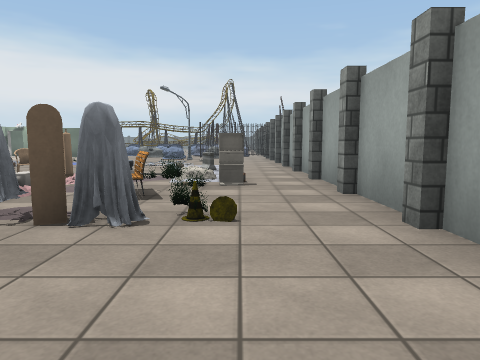
View 1 (above)

24 first-person views from a walk through a scene from a Unity 3-D project. The camera is 1.2 m above the floor, tilts 6° down and sees 70° across. The floor is counted in squares, 2 m on a side. Each view is taken from the middle of a square. On the plan, view 1 faces up. The plan holds only what a view shows up to about 10 squares ahead; the rest is blank. The place goes on beyond the plan. The player is left out. Some animated figures are not drawn. Some surface patterns are stand-ins.

View 2
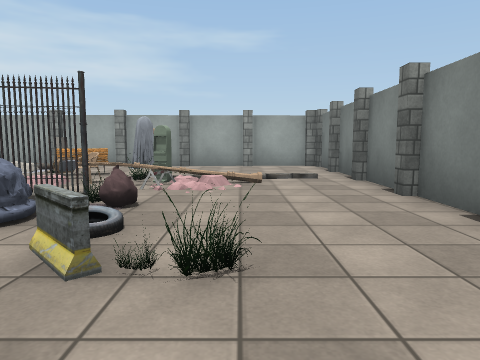

View 3
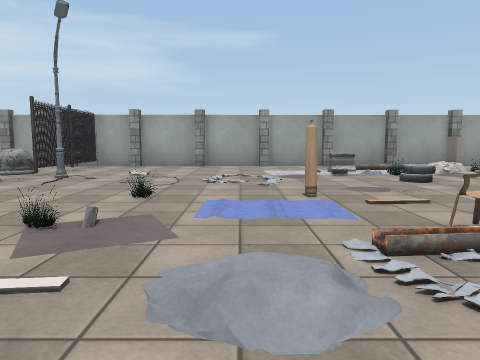

View 4
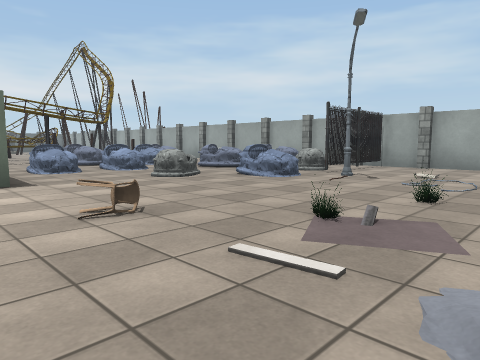

View 5
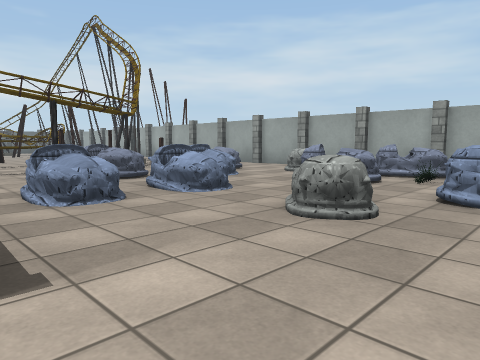

View 6
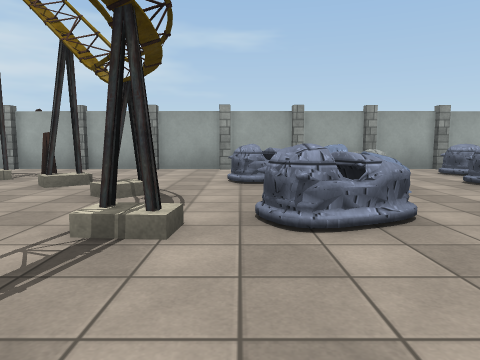

View 7
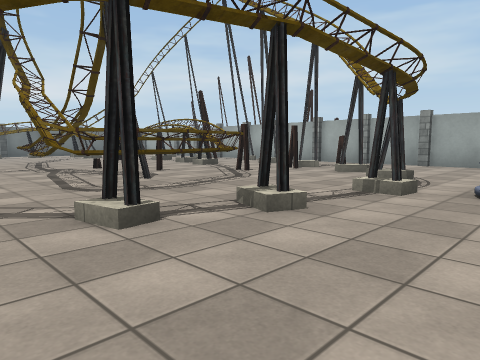

View 8
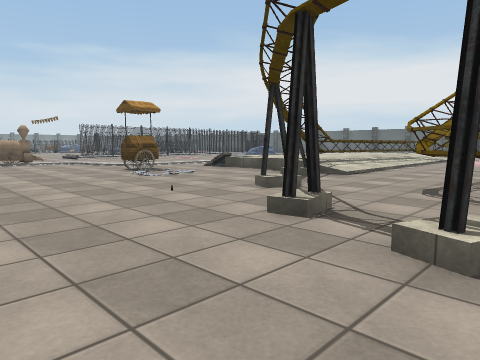

View 9
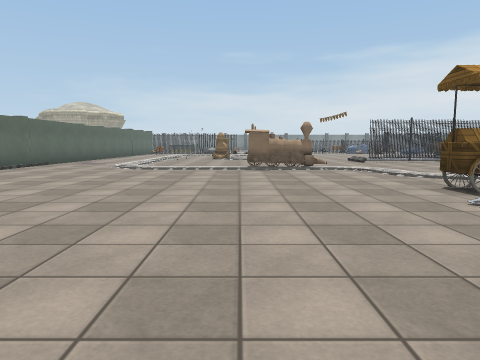

View 10
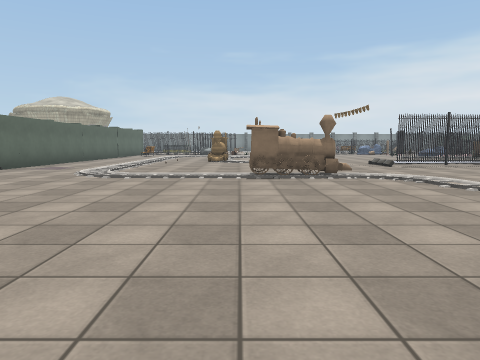

View 11
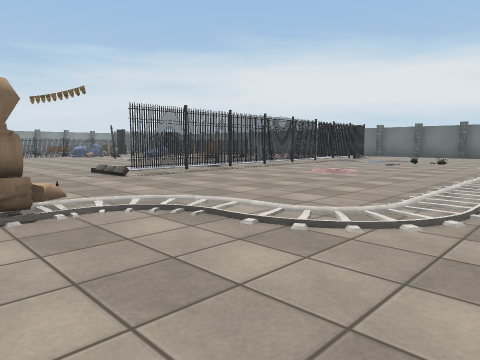

View 12
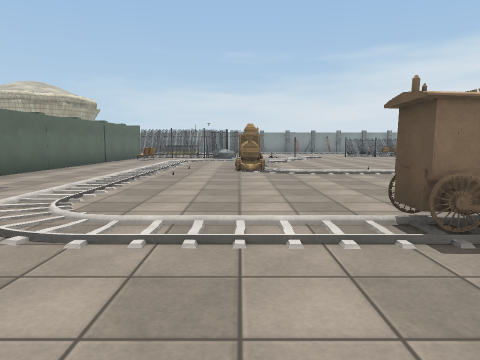

View 13
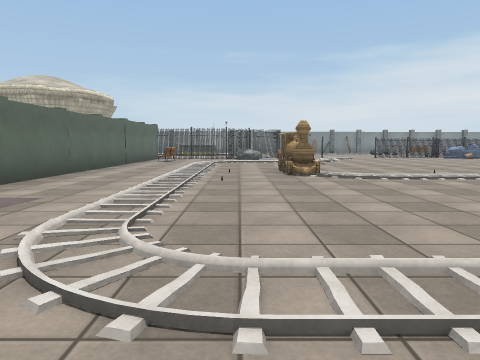

View 14
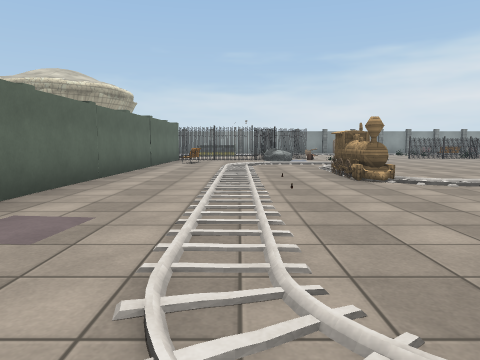

View 15
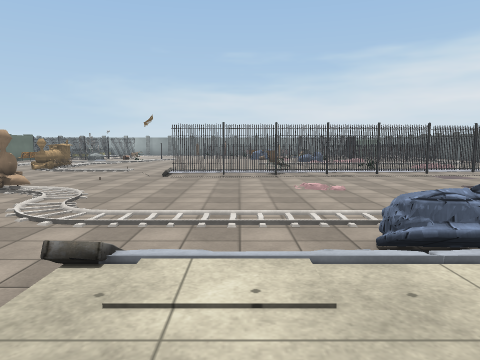

View 16
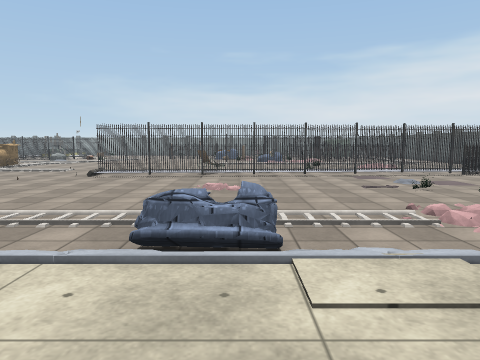

View 17
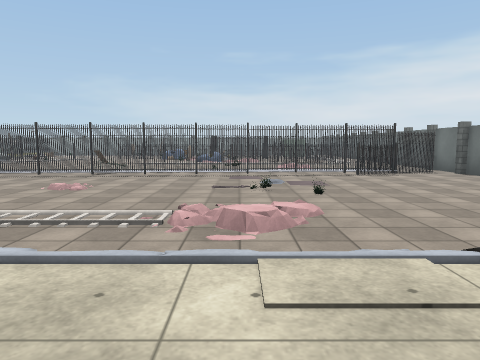

View 18
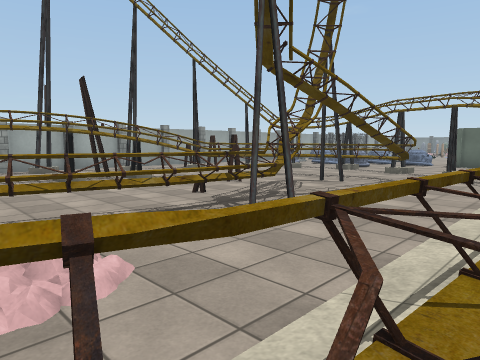

View 19
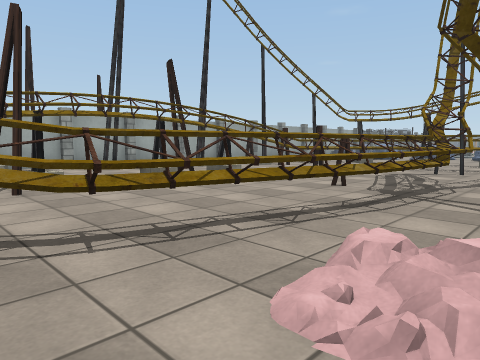

View 20
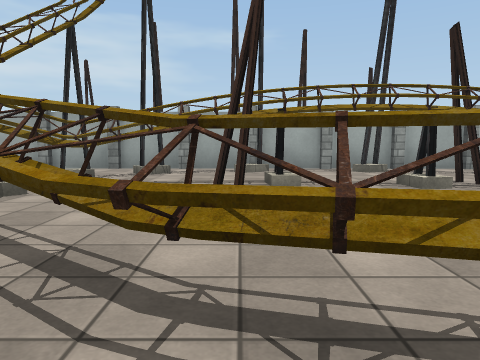

View 21
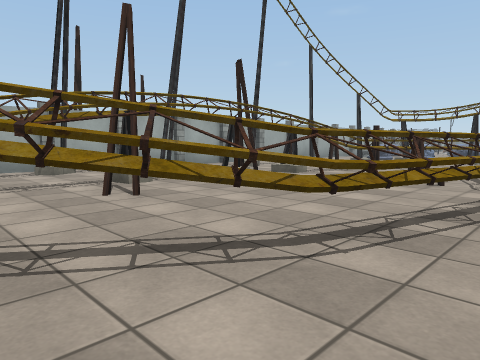

View 22
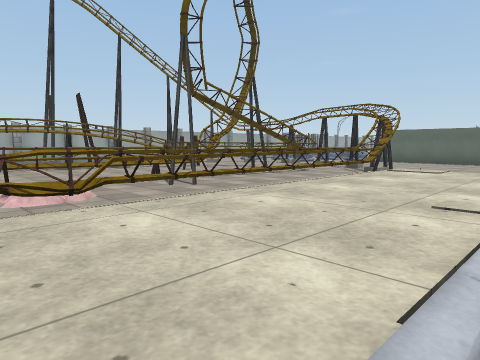

View 23
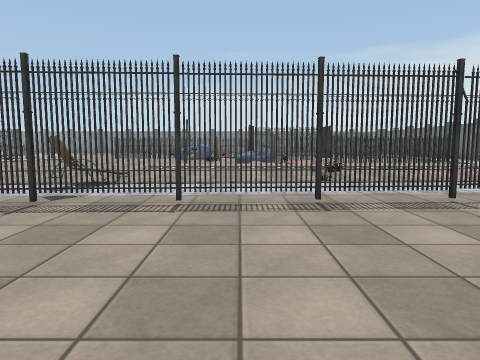

View 24
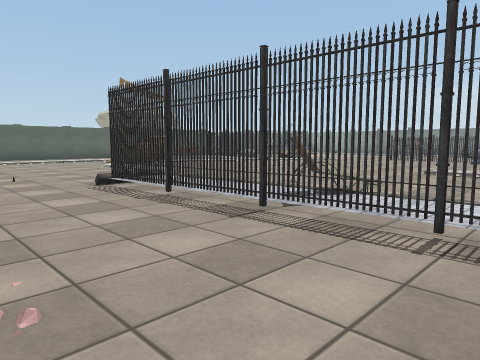

### Floor plan
Key: @ floor where view 1 was taken; # wall or solid block; x gap in a wall; . main floor; : floor 0.25 m higher than the main floor; + floor 0.5 m higher than the main floor; / step, stairs or slope; = window, fence, low wall or low ledge; ^ raised ledge; P pillar; C cone; A car; B box; T thing the floor can be seen under or through; O other object.
Columns run from 27 left of view 1 to 2 right of it. Each row starts with its distance up from view 1.
 34   .// :.......O     ..# .#.#.#
 33   ....B.//..../++/ ..TT.. ..P#
 32   .=..:.//..///++////T..#..#P#
 31   ....:......./++^//T^...#...#
 30   ....:......./++^/.TT......P#
 29   ....:T.....A/++^//T.......##
 28 ./....TT....///++^/.T...##..P#
 27 ......:......./++^/...#.#.#.P#
 26 ......:/......B//#/....##...P#
 25 ......#/........./..##.#.#xxP#
 24 .............B....#.^^#......#
 23 ..........O........#........P#
 22  .........O.............#....#
 21   ........O..............A..P#
 20 ...BB..................AAAA.P#
 19 .................    ...AA./##
 18  ..............      A.A..A/P
 17 ..............       ....A.A#
 16 ............        #..A..=AP
 15 ###########         ....A.A.O
 14                     ....A.#xO
 13                    .=....O..P
 12                    ..........#
 11                    .........P#
 10                    ./........#
  9                      #.#....P#
  8                      #....=.P#
  7                        ...#/.#
  6                         # //P#
  5                         . =#.#
  4                      AA ##=.P#
  3                      AAB=##CP#
  2                     .==.## ..#
  1                    ..=.../..P#
  0                     ...../.@.#
 -1                       #P#PP.P#
 -2                            ###

Positions as (right, up) in squares from view 1, and headings:
1: (0, 0), facing up
2: (-8, 1), facing right
3: (-8, 10), facing right
4: (-8, 10), facing up-right
5: (-7, 14), facing up-right
6: (-7, 21), facing right
7: (-9, 20), facing up-right
8: (-6, 20), facing up-left
9: (-9, 21), facing left
10: (-11, 21), facing left
11: (-14, 22), facing up-left
12: (-15, 20), facing left
13: (-16, 19), facing left
14: (-17, 18), facing left
15: (-11, 27), facing left
16: (-11, 29), facing left
17: (-11, 32), facing left
18: (-10, 32), facing down-right
19: (-8, 33), facing down-right
20: (-7, 32), facing right
21: (-7, 34), facing down-right
22: (-13, 33), facing down-right
23: (-17, 30), facing left
24: (-18, 30), facing down-left
